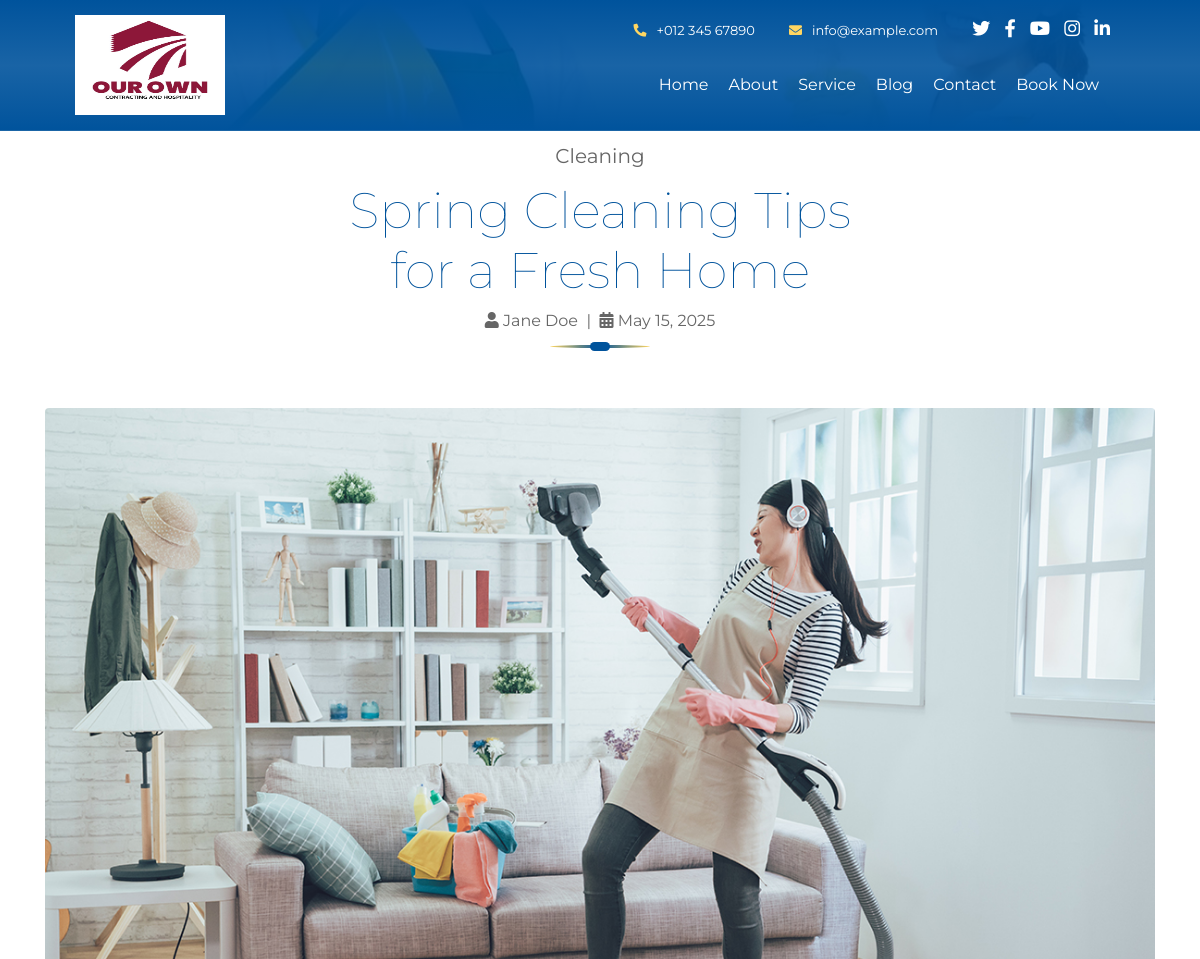
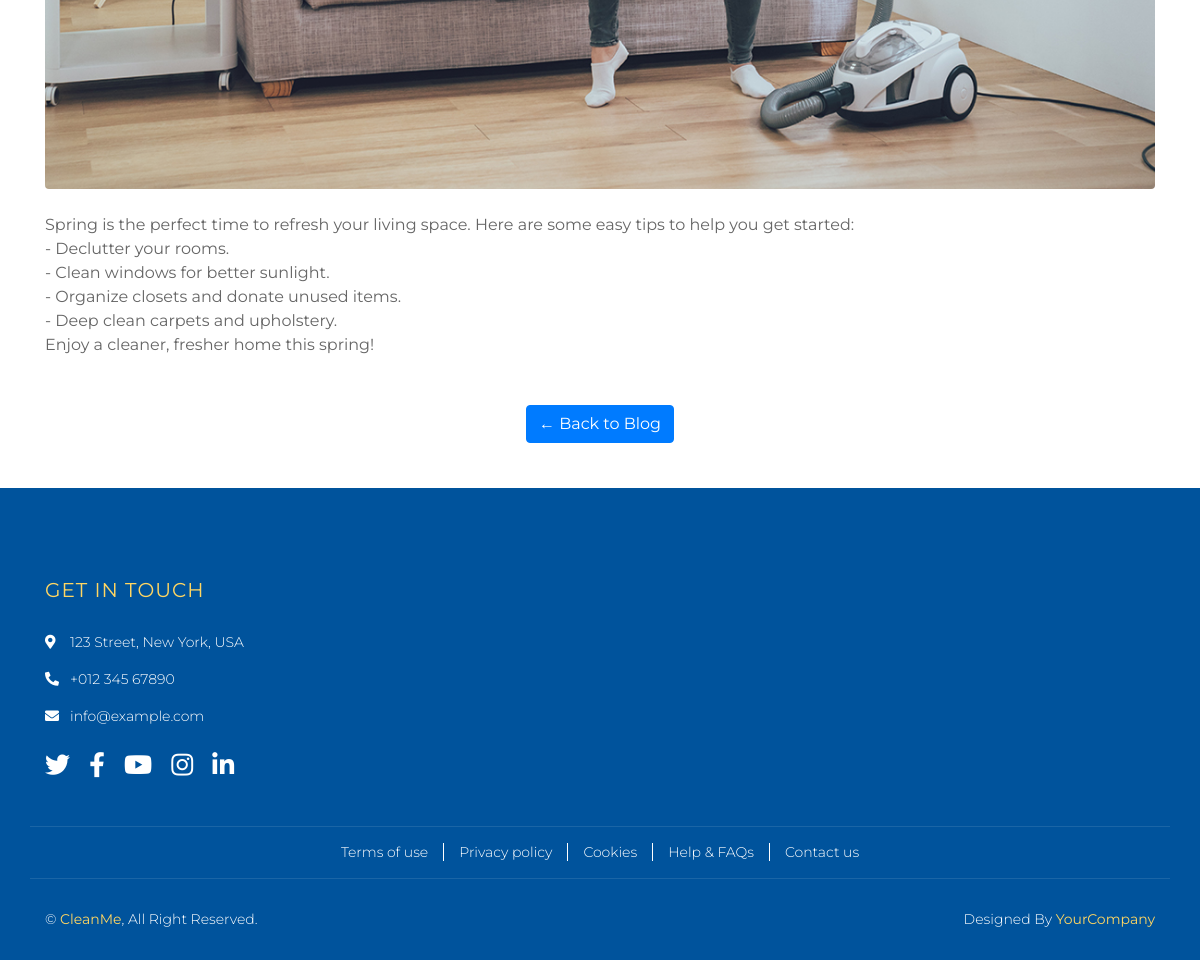
Page /blog/spring-cleaning-tips-for-a-fresh-home/ on the committed database (2 pictures, top to bottom).
### core/models.py (models this page shows, shortened)
class BlogPost(models.Model):
    title = models.CharField(max_length=255)
    category = models.CharField(max_length=100, blank=True)
    author = models.CharField(max_length=100, blank=True)
    slug = models.SlugField(unique=True)
    content = models.TextField()
    image = models.ImageField(upload_to='blog/')
    publish_date = models.DateField(auto_now_add=True)

### core/views.py (the view)
# urls.py: path('blog/<slug:slug>/', views.blog_detail, name='blog_detail'),
def blog_detail(request, slug):
    blog = get_object_or_404(BlogPost, slug=slug)
    return render(request, 'core/blog_detail.html', {'blog': blog})

### core/templates/core/blog_detail.html
{% extends 'base.html' %}
{% block content %}
<div class="blog-detail">
    <div class="container">
        <div class="section-header text-center">
            <p>{{ blog.category }}</p>
            <h2>{{ blog.title }}</h2>
            <div class="meta">
                <i class="fa fa-user"></i> {{ blog.author }} &nbsp;|&nbsp;
                <i class="fa fa-calendar-alt"></i> {{ blog.publish_date|date:"F j, Y" }}
            </div>
        </div>
        <div class="blog-img text-center">
            <img src="{{ blog.image.url }}" alt="{{ blog.title }}" class="img-fluid rounded">
        </div>
        <div class="blog-content mt-4">
            <p>{{ blog.content|linebreaks }}</p>
        </div>
        <div class="back-btn text-center mt-5">
            <a href="{% url 'blog' %}" class="btn btn-primary">← Back to Blog</a>
        </div>
    </div>
</div>
{% endblock %}

### core/static/css/style.css (style rules this page uses)
body { color: #666666; background: #ffffff; font-family: 'Montserrat', sans-serif; font-weight: 400; }
h1, h2, h3, h4, h5, h6 { font-weight: 100; }
a { color: #454545; transition: .3s; }
.section-header { position: relative; width: 100%; max-width: 550px; text-align: center; margin: 0 auto; margin-bottom: 60px; padding-bottom: 15px; }
.section-header::before { position: absolute; content: ""; width: 100px; height: 3px; left: calc(50% - 50px); bottom: 0; background: linear-gradient(to left, #FFD662, #00539C, #FFD662); border-radius: 100%; }
.section-header::after { position: absolute; content: ""; width: 20px; height: 9px; left: calc(50% - 10px); bottom: -3px; background: #00539C; border-radius: 5px; }
.section-header p { margin-bottom: 10px; font-size: 20px; }
.section-header h2 { color: #00539C; font-size: 50px; font-weight: 100; }

### rows in the picture
BlogPost: category "Cleaning", title "Spring Cleaning Tips for a Fresh Home", author "Jane Doe", publish_date "May 15, 2025", image (picture), content "Spring is the perfect time to refresh your living space. Here are some easy tips to help you get started: - Declutter your rooms. - Clean windows for better sunlight. - Organize closets and donate unused items. - Deep clean carpets and upholstery. Enjoy a cleaner, fresher home this spring!"
